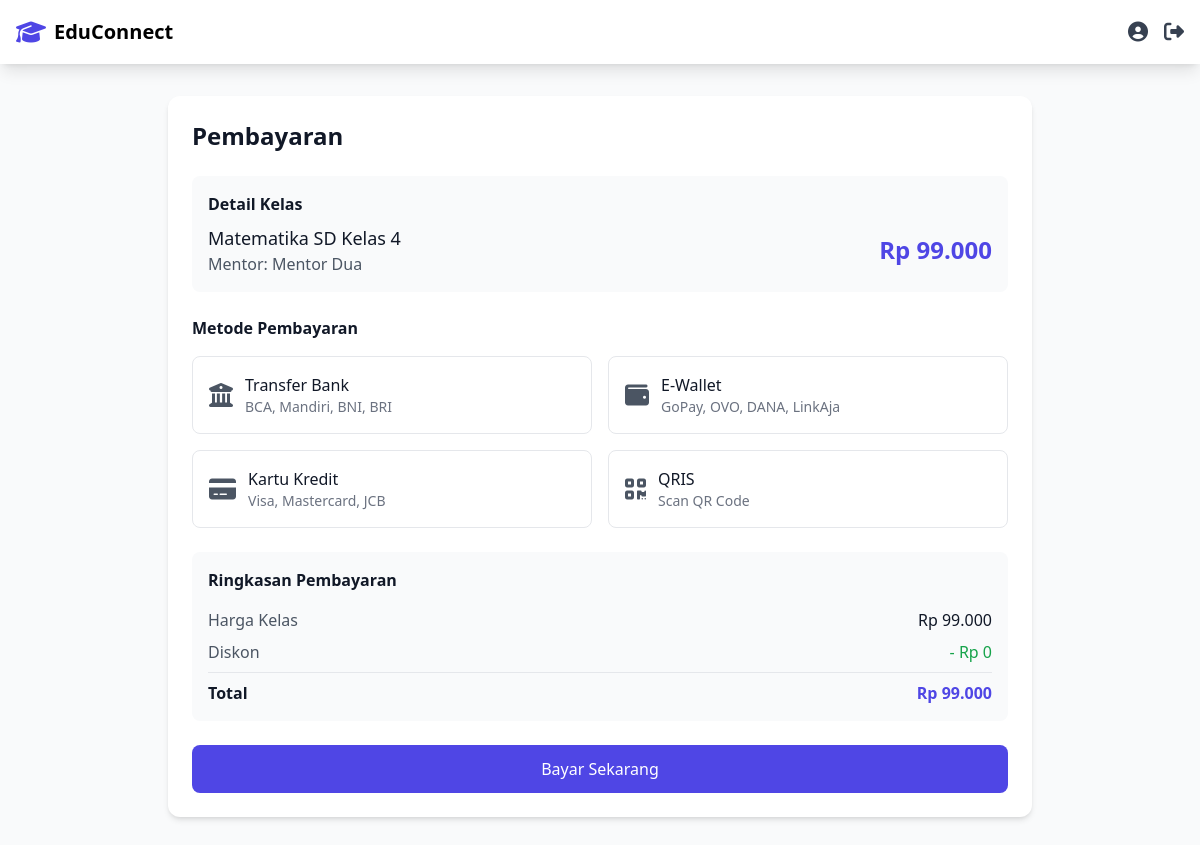
Screenshot of /payment.php?course_id=4 (signed in) with the database file from the repository.
### tables this page shows
CREATE TABLE IF NOT EXISTS courses (
    id INT PRIMARY KEY AUTO_INCREMENT,
    mentor_id INT,
    title VARCHAR(100) NOT NULL,
    description TEXT,
    thumbnail VARCHAR(255),
    price DECIMAL(10,2) DEFAULT 0.00,
    type ENUM('free', 'premium', 'bootcamp') NOT NULL DEFAULT 'free',
    level ENUM('beginner', 'intermediate', 'advanced') NOT NULL DEFAULT 'beginner',
    education_level ENUM('sd', 'smp', 'sma', 'umum') NOT NULL DEFAULT 'umum',
    subject VARCHAR(50) NOT NULL,
    grade INT,
    created_at TIMESTAMP DEFAULT CURRENT_TIMESTAMP,
    FOREIGN KEY (mentor_id) REFERENCES users(id)
);

CREATE TABLE IF NOT EXISTS users (
    id INT PRIMARY KEY AUTO_INCREMENT,
    username VARCHAR(50) UNIQUE NOT NULL,
    password VARCHAR(255) NOT NULL,
    email VARCHAR(100) UNIQUE NOT NULL,
    full_name VARCHAR(100) NOT NULL,
    role ENUM('admin', 'mentor', 'student') NOT NULL DEFAULT 'student',
    profile_picture VARCHAR(255),
    bio TEXT,
    region VARCHAR(100),
    points INT DEFAULT 0,
    experience INT DEFAULT 0,
    created_at TIMESTAMP DEFAULT CURRENT_TIMESTAMP
);

### payment.php (the view, shortened to what this page needs)
<?php
$course_id = $_GET['course_id'] ?? null;
$db = db();
$query = "SELECT c.*, u.full_name as mentor_name
          FROM courses c
          JOIN users u ON c.mentor_id = u.id
          WHERE c.id = ? AND c.type = 'premium'";
$stmt = $db->prepare($query);
$stmt->execute([$course_id]);
$course = $stmt->fetch(PDO::FETCH_ASSOC);
?>
<!DOCTYPE html>
<html lang="id">
<head>
    <script src="https://cdn.tailwindcss.com"></script>
    <link rel="stylesheet" href="https://cdnjs.cloudflare.com/ajax/libs/font-awesome/6.4.0/css/all.min.css">
</head>
<body class="bg-gray-50">
    <nav class="bg-white shadow-lg">
        <div class="max-w-7xl mx-auto px-4">
            <div class="flex justify-between h-16">
                <div class="flex items-center">
                    <a href="/" class="flex items-center">
                        <i class="fas fa-graduation-cap text-primary text-2xl mr-2"></i>
                        <span class="text-xl font-bold">EduConnect</span>
                    </a>
                </div>
                <div class="flex items-center space-x-4">
                    <a href="/profile.php" class="text-gray-700 hover:text-primary">
                        <i class="fas fa-user-circle text-xl"></i>
                    </a>
                    <a href="/auth/logout.php" class="text-gray-700 hover:text-primary">
                        <i class="fas fa-sign-out-alt text-xl"></i>
                    </a>
                </div>
            </div>
        </div>
    </nav>
    <div class="max-w-4xl mx-auto px-4 py-8">
        <div class="bg-white rounded-xl shadow-md p-6">
            <h1 class="text-2xl font-bold text-gray-900 mb-6">Pembayaran</h1>
            <div class="bg-gray-50 rounded-lg p-4 mb-6">
                <h2 class="font-semibold text-gray-900 mb-2">Detail Kelas</h2>
                <div class="flex justify-between items-center">
                    <div>
                        <h3 class="text-lg font-medium text-gray-900"><?php echo htmlspecialchars($course['title']); ?></h3>
                        <p class="text-gray-600">Mentor: <?php echo htmlspecialchars($course['mentor_name']); ?></p>
                    </div>
                    <div class="text-right">
                        <p class="text-2xl font-bold text-primary">
                            Rp <?php echo number_format($course['price'], 0, ',', '.'); ?>
                        </p>
                    </div>
                </div>
            </div>
            <form method="POST" class="space-y-6">
                <div>
                    <h2 class="font-semibold text-gray-900 mb-4">Metode Pembayaran</h2>
                    <div class="grid grid-cols-1 md:grid-cols-2 gap-4">
                        <label class="relative flex items-center p-4 border rounded-lg cursor-pointer hover:bg-gray-50">
                            <div class="flex items-center">
                                <i class="fas fa-university text-2xl text-gray-600 mr-3"></i>
                                <div>
                                    <p class="font-medium text-gray-900">Transfer Bank</p>
                                    <p class="text-sm text-gray-500">BCA, Mandiri, BNI, BRI</p>
                                </div>
                            </div>
                        </label>
                        <label class="relative flex items-center p-4 border rounded-lg cursor-pointer hover:bg-gray-50">
                            <div class="flex items-center">
                                <i class="fas fa-wallet text-2xl text-gray-600 mr-3"></i>
                                <div>
                                    <p class="font-medium text-gray-900">E-Wallet</p>
                                    <p class="text-sm text-gray-500">GoPay, OVO, DANA, LinkAja</p>
                                </div>
                            </div>
                        </label>
                        <label class="relative flex items-center p-4 border rounded-lg cursor-pointer hover:bg-gray-50">
                            <div class="flex items-center">
                                <i class="fas fa-credit-card text-2xl text-gray-600 mr-3"></i>
                                <div>
                                    <p class="font-medium text-gray-900">Kartu Kredit</p>
                                    <p class="text-sm text-gray-500">Visa, Mastercard, JCB</p>
                                </div>
                            </div>
                        </label>
                        <label class="relative flex items-center p-4 border rounded-lg cursor-pointer hover:bg-gray-50">
                            <div class="flex items-center">
                                <i class="fas fa-qrcode text-2xl text-gray-600 mr-3"></i>
                                <div>
                                    <p class="font-medium text-gray-900">QRIS</p>
                                    <p class="text-sm text-gray-500">Scan QR Code</p>
                                </div>
                            </div>
                        </label>
                    </div>
                </div>
                <div class="bg-gray-50 rounded-lg p-4">
                    <h2 class="font-semibold text-gray-900 mb-4">Ringkasan Pembayaran</h2>
                    <div class="space-y-2">
                        <div class="flex justify-between">
                            <span class="text-gray-600">Harga Kelas</span>
                            <span class="text-gray-900">Rp <?php echo number_format($course['price'], 0, ',', '.'); ?></span>
                        </div>
                        <div class="flex justify-between">
                            <span class="text-gray-600">Diskon</span>
                            <span class="text-green-600">- Rp 0</span>
                        </div>
                        <div class="border-t pt-2 mt-2">
                            <div class="flex justify-between">
                                <span class="font-semibold text-gray-900">Total</span>
                                <span class="font-bold text-primary">Rp <?php echo number_format($course['price'], 0, ',', '.'); ?></span>
                            </div>
                        </div>
                    </div>
                </div>
                <button type="submit" class="w-full bg-primary text-white py-3 rounded-lg hover:bg-primary-dark transition">
                    Bayar Sekarang
                </button>
            </form>
        </div>
    </div>
</body>
</html>

### payment.php (style rules this page uses)
.text-primary { color: #4F46E5; }
.bg-primary { background-color: #4F46E5; }

### rows the page displays
courses: title "Matematika SD Kelas 4", mentor.full_name "Mentor Dua", price "99.000"
